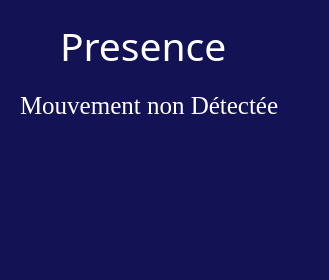
<?xml version="1.0" encoding="UTF-8"?>
<ui version="4.0">
 <class>Form</class>
 <widget class="QWidget" name="Form">
  <property name="geometry">
   <rect>
    <x>0</x>
    <y>0</y>
    <width>329</width>
    <height>280</height>
   </rect>
  </property>
  <property name="windowTitle">
   <string>Mouvement</string>
  </property>
  <property name="styleSheet">
   <string notr="true">QWidget{

background-color: #121254 ;}
</string>
  </property>
  <widget class="QLabel" name="label_3">
   <property name="geometry">
    <rect>
     <x>60</x>
     <y>0</y>
     <width>201</width>
     <height>91</height>
    </rect>
   </property>
   <property name="font">
    <font>
     <family>Algerian</family>
     <pointsize>-1</pointsize>
     <underline>false</underline>
     <strikeout>false</strikeout>
    </font>
   </property>
   <property name="styleSheet">
    <string notr="true">QLabel{
   color: #00bfff;
  
   
   
   -webkit-box-shadow: rgba(0,0,0,1) 0 1px 0;
   -moz-box-shadow: rgba(0,0,0,1) 0 1px 0;
   box-shadow: rgba(0,0,0,1) 0 1px 0;
   text-shadow: rgba(0,0,0,.4) 0 1px 0;
   color: #FFFFFF;
   font-size: 39px;
   font-family: Algerian;
   text-decoration: none;
   
}</string>
   </property>
   <property name="text">
    <string>Presence</string>
   </property>
  </widget>
  <widget class="QLabel" name="label_2">
   <property name="geometry">
    <rect>
     <x>90</x>
     <y>130</y>
     <width>141</width>
     <height>151</height>
    </rect>
   </property>
   <property name="text">
    <string/>
   </property>
   <property name="pixmap">
    <pixmap resource="photos.qrc">:/newPrefix/pir1.png</pixmap>
   </property>
  </widget>
  <widget class="QLabel" name="label_presence">
   <property name="geometry">
    <rect>
     <x>20</x>
     <y>80</y>
     <width>291</width>
     <height>51</height>
    </rect>
   </property>
   <property name="font">
    <font>
     <family>Georgia,serif</family>
     <pointsize>-1</pointsize>
     <underline>false</underline>
     <strikeout>false</strikeout>
    </font>
   </property>
   <property name="styleSheet">
    <string notr="true">QLabel{
   color: rgb(255, 255, 255);
  
   
   
   -webkit-box-shadow: rgba(0,0,0,1) 0 1px 0;
   -moz-box-shadow: rgba(0,0,0,1) 0 1px 0;
   box-shadow: rgba(0,0,0,1) 0 1px 0;
   text-shadow: rgba(0,0,0,.4) 0 1px 0;
   color: rgb(255, 255, 255);
   font-size: 25px;
   font-family: Georgia, serif;
   text-decoration: none;
   
}</string>
   </property>
   <property name="text">
    <string>Mouvement non Détectée</string>
   </property>
  </widget>
 </widget>
 <resources>
  <include location="photos.qrc"/>
  <include location="D:/python/Lib/site-packages/PyQt4/photos.qrc"/>
 </resources>
 <connections/>
</ui>
